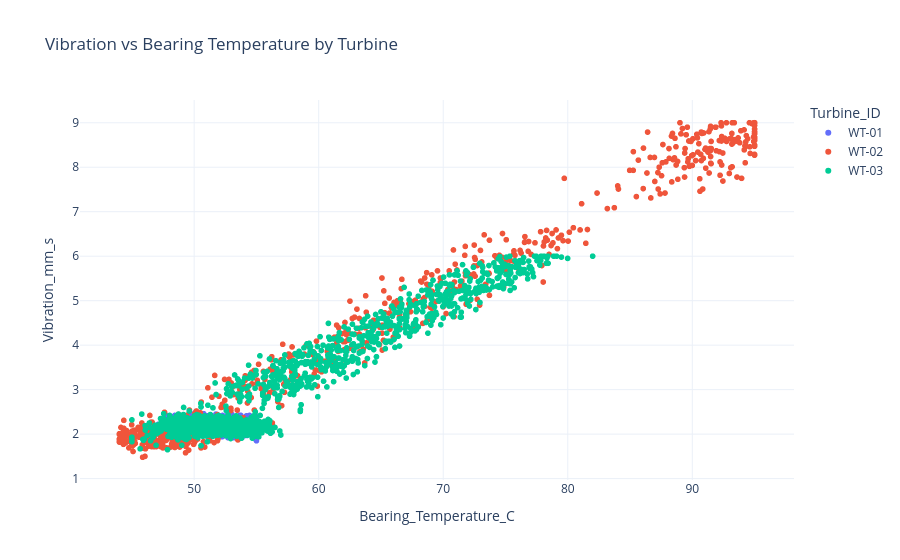

The notebook cell this image was saved under:
### Markdown cell above
## Section 2: Interactive Anomaly Hunting via Scatter Plots [15 mins]

Temperature, vibration, and RPM often move together in ways that say something about asset health. Interactive plots make it easier to inspect the relationships and spot when a turbine starts to drift away from normal behaviour.

Use hover and zoom to inspect the point where behaviour changes.

### Code cell
import plotly.express as px

scatter_df = df.dropna(subset=['Bearing_Temperature_C', 'Vibration_mm_s', 'RPM']).copy()

fig = px.scatter(
    scatter_df,
    x='Bearing_Temperature_C',
    y='Vibration_mm_s',
    color='Turbine_ID',
#    size='RPM',
    size_max=6,
    hover_data=['Timestamp', 'RPM', 'Grid_Priority'],
    title='Vibration vs Bearing Temperature by Turbine',
)
fig.update_layout(template='plotly_white')
fig

### Figure 1 — Plotly figure (JSON) as saved in the notebook; plotly's stock layout.template omitted (floating-point values rounded to 4 significant figures; data arrays with more than 128 entries replaced by an {"elided": "..."} marker saying what was removed)
{"data": [{"customdata": {"elided": "2145x3 mixed values"}, "hovertemplate": "Turbine_ID=WT-01<br>Bearing_Temperature_C=%{x}<br>Vibration_mm_s=%{y}<br>Timestamp=%{customdata[0]}<br>RPM=%{customdata[1]}<br>Grid_Priority=%{customdata[2]}<extra></extra>", "legendgroup": "WT-01", "marker": {"color": "#636efa", "symbol": "circle"}, "mode": "markers", "name": "WT-01", "showlegend": true, "type": "scattergl", "x": {"elided": "2145 float values"}, "xaxis": "x", "y": {"elided": "2145 float values"}, "yaxis": "y"}, {"customdata": {"elided": "738x3 mixed values"}, "hovertemplate": "Turbine_ID=WT-02<br>Bearing_Temperature_C=%{x}<br>Vibration_mm_s=%{y}<br>Timestamp=%{customdata[0]}<br>RPM=%{customdata[1]}<br>Grid_Priority=%{customdata[2]}<extra></extra>", "legendgroup": "WT-02", "marker": {"color": "#EF553B", "symbol": "circle"}, "mode": "markers", "name": "WT-02", "showlegend": true, "type": "scattergl", "x": {"elided": "738 float values"}, "xaxis": "x", "y": {"elided": "738 float values"}, "yaxis": "y"}, {"customdata": {"elided": "2160x3 mixed values"}, "hovertemplate": "Turbine_ID=WT-03<br>Bearing_Temperature_C=%{x}<br>Vibration_mm_s=%{y}<br>Timestamp=%{customdata[0]}<br>RPM=%{customdata[1]}<br>Grid_Priority=%{customdata[2]}<extra></extra>", "legendgroup": "WT-03", "marker": {"color": "#00cc96", "symbol": "circle"}, "mode": "markers", "name": "WT-03", "showlegend": true, "type": "scattergl", "x": {"elided": "2160 float values"}, "xaxis": "x", "y": {"elided": "2160 float values"}, "yaxis": "y"}], "layout": {"legend": {"title": {"text": "Turbine_ID"}, "tracegroupgap": 0}, "title": {"text": "Vibration vs Bearing Temperature by Turbine"}, "xaxis": {"anchor": "y", "domain": [0, 1], "title": {"text": "Bearing_Temperature_C"}}, "yaxis": {"anchor": "x", "domain": [0, 1], "title": {"text": "Vibration_mm_s"}}}}
